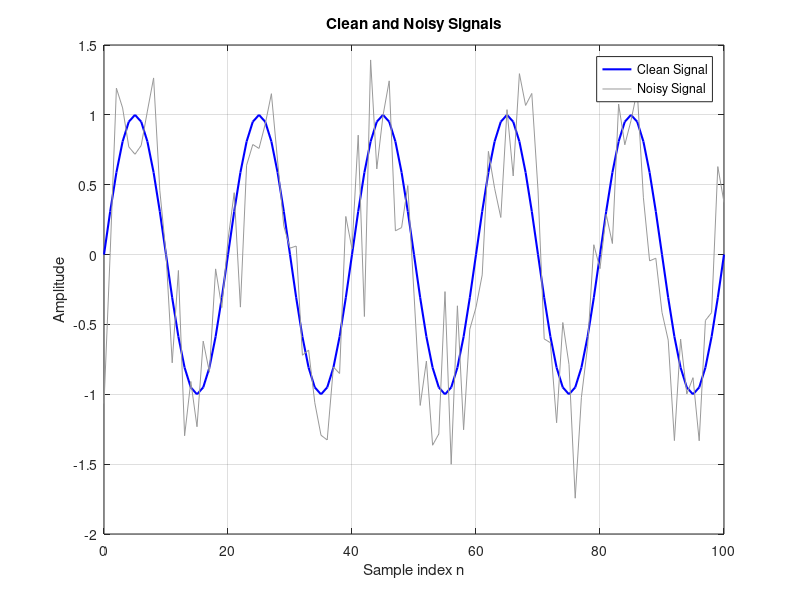
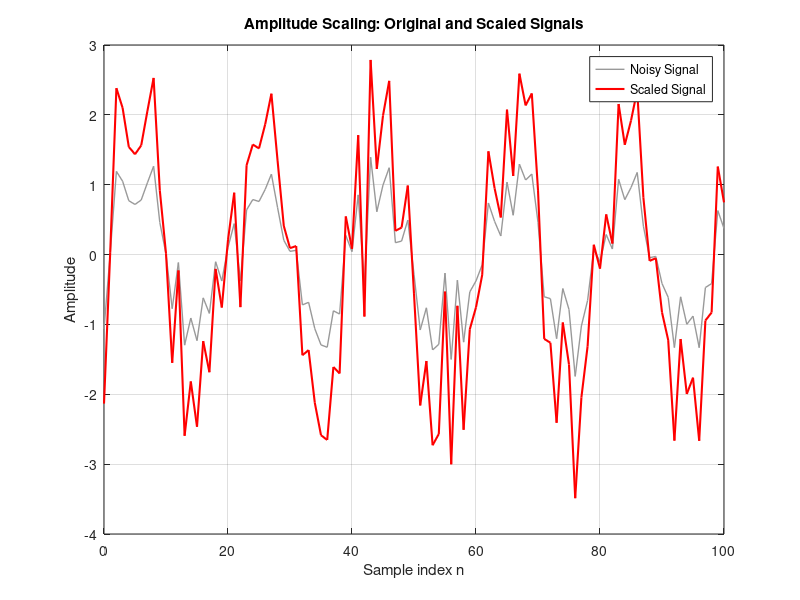
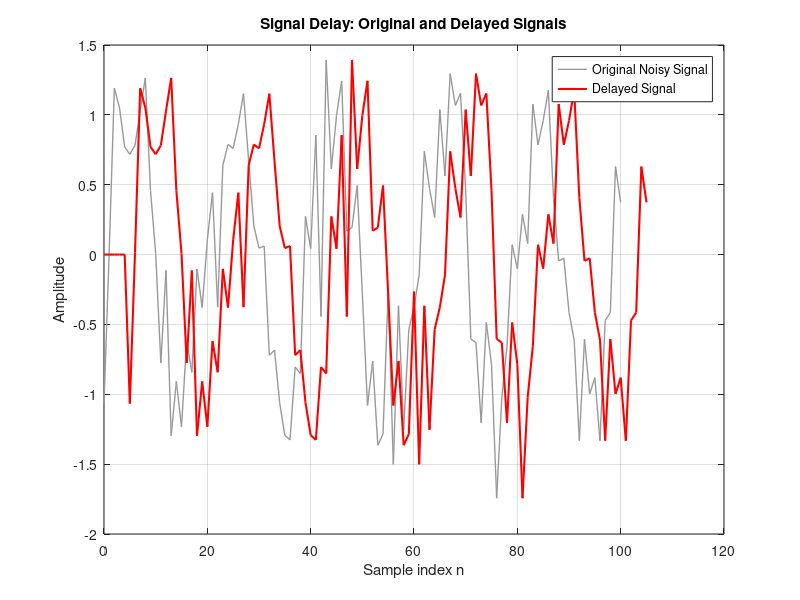
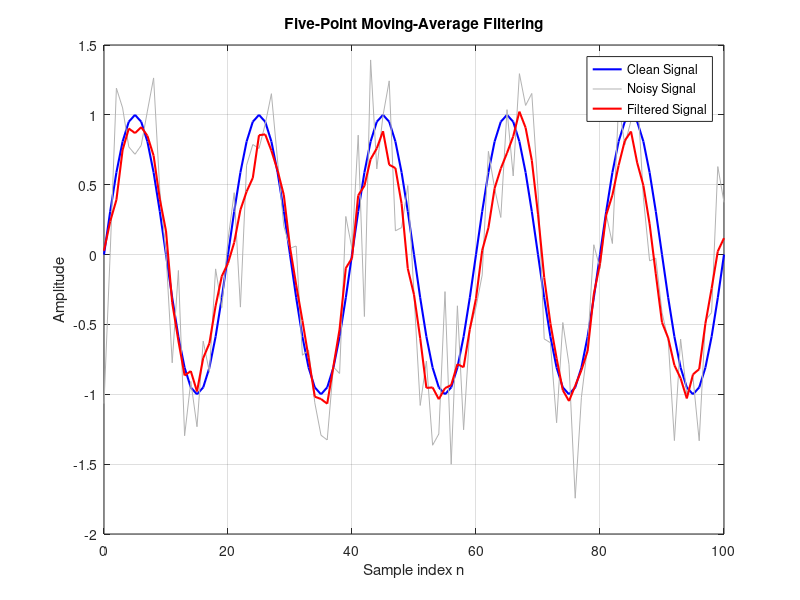

These figures' MATLAB source, in order:
clear;
close all;
clc;

% Use the same random noise each time
rng(1);

%% Create a clean discrete-time signal

n = 0:100;
clean = sin(0.1*pi*n);

%% Add noise

noise = 0.4*randn(size(n));
measured = clean + noise;

%% Display the clean and noisy signals

figure;

plot(n,clean,'b','LineWidth',1.5);
hold on;
plot(n,measured,'Color',[0.6 0.6 0.6]);

grid on;
xlabel('Sample index n');
ylabel('Amplitude');
title('Clean and Noisy Signals');
legend('Clean Signal','Noisy Signal');

%% Task 1
scaled = measured * 2;

figure;

plot(n,measured,'Color',[0.6 0.6 0.6],'LineWidth',1);
hold on;
plot(n,scaled,'r','LineWidth',1.5);

grid on;
xlabel('Sample index n');
ylabel('Amplitude');
title('Amplitude Scaling: Original and Scaled Signals');
legend('Noisy Signal','Scaled Signal');

%% Task 2
delay = 5;

delayed = [zeros(1,delay), measured];

n_measured = 0:length(measured)-1;
n_delayed = 0:length(delayed)-1;

figure;

plot(n_measured,measured,'Color',[0.6 0.6 0.6],'LineWidth',1);
hold on;
plot(n_delayed,delayed,'r','LineWidth',1.5);

grid on;
xlabel('Sample index n');
ylabel('Amplitude');
title('Signal Delay: Original and Delayed Signals');
legend('Original Noisy Signal','Delayed Signal');

%% Task 3
h5 = ones(1,5)/5;

filtered5 = conv(measured,h5,'same');

figure;

plot(n,clean,'b','LineWidth',1.5);
hold on;
plot(n,measured,'Color',[0.7 0.7 0.7]);
plot(n,filtered5,'r','LineWidth',1.5);

grid on;
xlabel('Sample index n');
ylabel('Amplitude');
title('Five-Point Moving-Average Filtering');
legend('Clean Signal','Noisy Signal','Filtered Signal');

%% Task 4
h15 = ones(1,15)/15;
filtered15 = conv(measured,h15,'same');

figure;

plot(n,clean,'b','LineWidth',1.5);
hold on;
plot(n,measured,'Color',[0.7 0.7 0.7]);
plot(n,filtered5,'r','LineWidth',1.5);
plot(n,filtered15,'k','LineWidth',1.5);

grid on;
xlabel('Sample index n');
ylabel('Amplitude');
title('Comparison of 5-Point and 15-Point Moving-Average Filters');
legend('Clean Signal','Noisy Signal','5-Point Filter','15-Point Filter');
